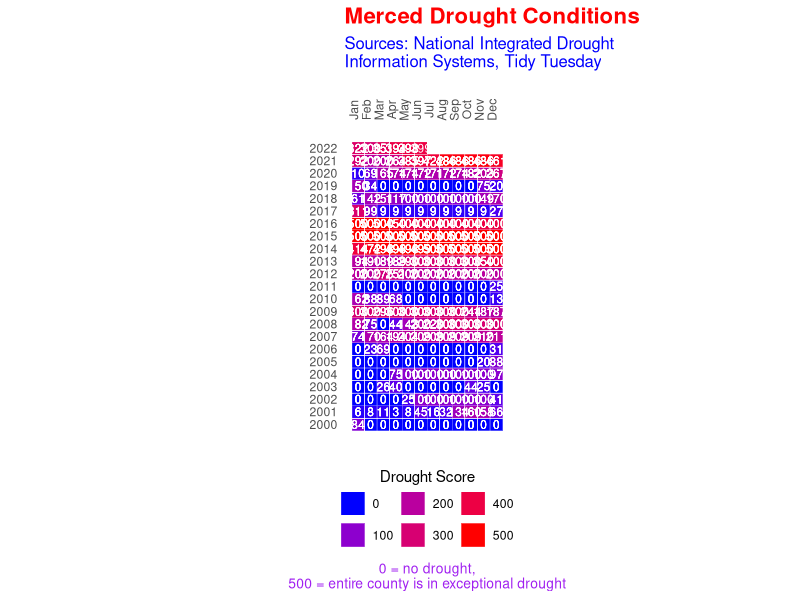

Write the R code that produced this figure.
## ---- chunk 1
library("tidyverse")
## ---- chunk 2
# load raw data
# drought <- readr::read_csv('https://raw.githubusercontent.com/rfordatascience/tidytuesday/master/data/2022/2022-06-14/drought.csv')
# drought_fips <- readr::read_csv('https://raw.githubusercontent.com/rfordatascience/tidytuesday/master/data/2022/2022-06-14/drought-fips.csv')
## ---- chunk 3
# focus on subset of data
# https://www.weather.gov/hnx/cafips
# merced_df <- drought_fips |>
  # filter(FIPS == "06047")
## ---- chunk 4
# since original data was a fairly large data file, let's
# save a copy here to ease work
# write_csv(merced_df, "merced_drought.csv")
## ---- chunk 5
df_raw <- read_csv("merced_drought.csv")
## ---- chunk 6
# data wrangling
df <- df_raw |>
  separate(date, into = c("year", "month", "day"), sep = "-") |>
  group_by(year, month) |>
  mutate(avg_dsci = mean(DSCI, na.rm = TRUE)) |>
  ungroup() |>
  select(month, year, avg_dsci) |>
  mutate_if(is.character, as.numeric)
## ---- chunk 7
# data visualization
# ideas from https://mobile.twitter.com/XuehuaiH/status/1536623842310795265
my_plot <- df |>
  ggplot(aes(x = month, y = year)) +
  geom_tile(aes(fill = avg_dsci),
            color = "white") +
  coord_equal() + # for square tiles
  geom_text(aes(x = month, y = year, label = round(avg_dsci)),
            color = "white",
            size = 3) +
  guides(fill = guide_legend(title.position = "top")) +
  labs(title = "Merced Drought Conditions",
       subtitle = "Sources: National Integrated Drought\nInformation Systems, Tidy Tuesday",
       caption = "0 = no drought,\n500 = entire county is in exceptional drought",
       x = "", y = "") +
  scale_fill_gradient(low = "blue", high = "red",
                      name = "Drought Score") +
  scale_x_continuous(breaks = 1:12,
                   labels = c("Jan", "Feb", "Mar", "Apr",
                              "May", "Jun", "Jul", "Aug",
                              "Sep", "Oct", "Nov", "Dec"),
                   position = "top") +
  scale_y_continuous(breaks = 2000:2022,
                   labels = as.character(2000:2022)) +
  theme(axis.text.x = element_text(angle = 90),
        axis.text.y = element_text(hjust = 2),
        axis.ticks = element_blank(),
        legend.position = "bottom",
        legend.title.align = 0.5,
        panel.background = element_blank(),
        plot.title = element_text(face = "bold", size = 16, color = "red"),
        plot.subtitle = element_text(size = 12, color = "blue"),
        plot.caption = element_text(size = 10, color = "purple", hjust = 0.5))
## ---- chunk 8
# plot
my_plot
